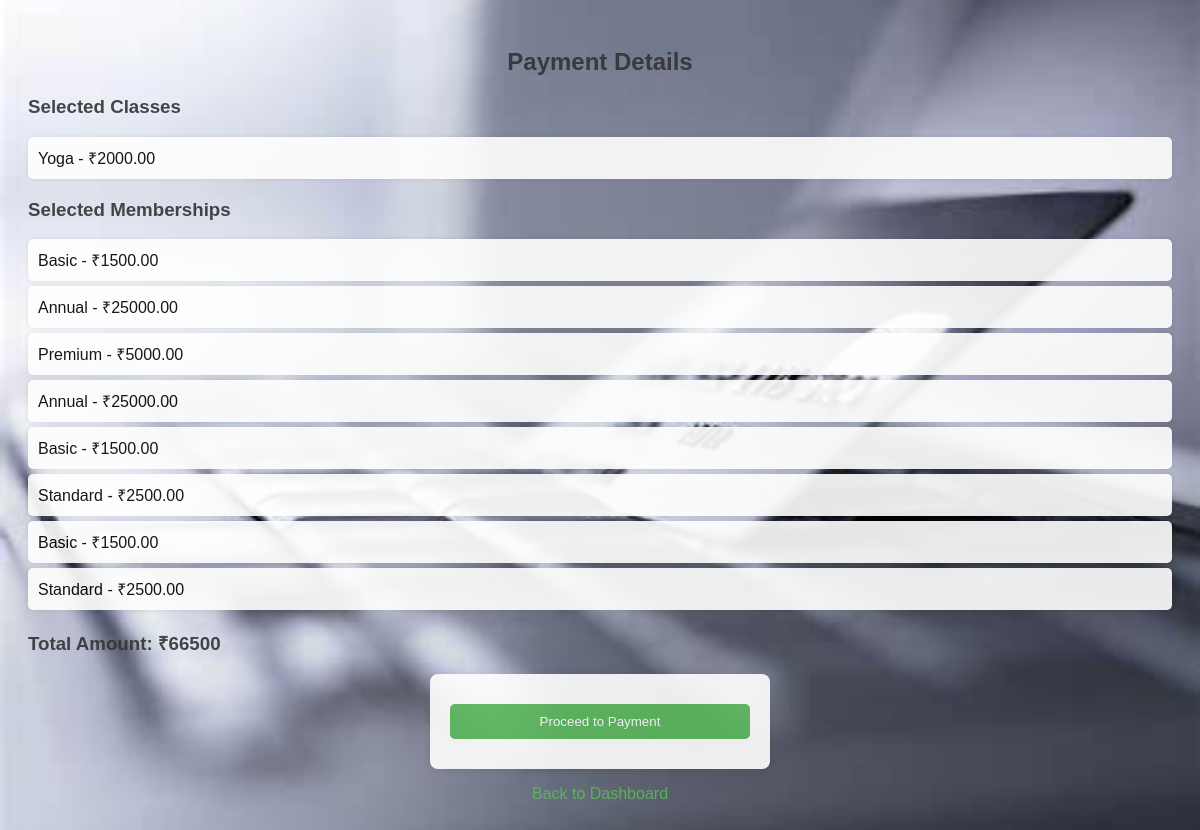
/payment.php (signed in), run on the app's committed database.
### tables this page shows
CREATE TABLE `classes` (
  `id` int(11) NOT NULL,
  `name` varchar(100) NOT NULL,
  `description` text NOT NULL,
  `duration` int(11) NOT NULL,
  `price` decimal(10,2) NOT NULL,
  `class_name` varchar(255) DEFAULT NULL
);

CREATE TABLE `memberships` (
  `id` int(11) NOT NULL,
  `type` varchar(100) NOT NULL,
  `description` text NOT NULL,
  `duration` varchar(20) NOT NULL,
  `price` decimal(10,2) NOT NULL,
  `membership_date` datetime DEFAULT NULL
);

### payment.php (the view, shortened to what this page needs)
<?php
require 'config.php';
$user_id = $_SESSION['user_id'];
$stmt = $pdo->prepare("SELECT c.name, c.price FROM user_classes uc JOIN classes c ON uc.class_id = c.id WHERE uc.user_id = ?");
$stmt->execute([$user_id]);
$selected_classes = $stmt->fetchAll(PDO::FETCH_ASSOC);
$stmt = $pdo->prepare("SELECT m.type, m.price FROM user_memberships um JOIN memberships m ON um.membership_id = m.id WHERE um.user_id = ?");
$stmt->execute([$user_id]);
$selected_memberships = $stmt->fetchAll(PDO::FETCH_ASSOC);
$total = 0;
foreach ($selected_classes as $class) {
    $total += $class['price'];
}
foreach ($selected_memberships as $membership) {
    $total += $membership['price'];
}
?>
<!DOCTYPE html>
<html lang="en">
<head>
    <link rel="stylesheet" href="styles.css">
</head>
<body>
    <h2>Payment Details</h2>
    <h3>Selected Classes</h3>
    <ul>
        <?php foreach ($selected_classes as $class): ?>
            <li><?php echo htmlspecialchars($class['name']); ?> - ₹<?php echo htmlspecialchars($class['price']); ?></li>
        <?php endforeach; ?>
    </ul>
    <h3>Selected Memberships</h3>
    <ul>
        <?php foreach ($selected_memberships as $membership): ?>
            <li><?php echo htmlspecialchars($membership['type']); ?> - ₹<?php echo htmlspecialchars($membership['price']); ?></li>
        <?php endforeach; ?>
    </ul>
    <h3>Total Amount: ₹<?php echo $total; ?></h3>
    <form method="POST" action="">
        <button type="submit">Proceed to Payment</button>
    </form>
    <div class="logout">
        <p><a href="dashboard.php">Back to Dashboard</a></p>
    </div>
</body>
</html>

### styles.css (style rules this page uses)
body { font-family: Arial, sans-serif; background-color: #f4f4f4; padding: 20px; }
form { background: #fff; padding: 20px; max-width: 300px; margin: 0 auto; border-radius: 8px; box-shadow: 0 0 10px rgba(0, 0, 0, 0.1); }
h2 { text-align: center; margin-bottom: 20px; }
input, button { width: 100%; padding: 10px; margin: 10px 0; border-radius: 5px; border: 1px solid #ddd; }
button { background-color: #5cb85c; color: #fff; border: none; cursor: pointer; }
a { color: #5cb85c; text-decoration: none; }
ul { list-style-type: none; padding: 0; }
li { background: #fff; padding: 10px; margin-bottom: 5px; border-radius: 5px; box-shadow: 0 0 5px rgba(0, 0, 0, 0.1); }
h3 { margin-top: 20px; }
p { text-align: center; }
h2, h3 { color: #333; }

### payment.php (style rules this page uses)
body { background-image: url('payment.jpeg'); background-size: cover; background-position: center; background-repeat: no-repeat; opacity: 0.9; }

### data on the page
classes: name "Yoga", price "2000.00"
memberships: type "Basic", price "1500.00"
memberships: type "Annual", price "25000.00"
memberships: type "Premium", price "5000.00"
memberships: type "Standard", price "2500.00"

### other printed values
$total "66500"
